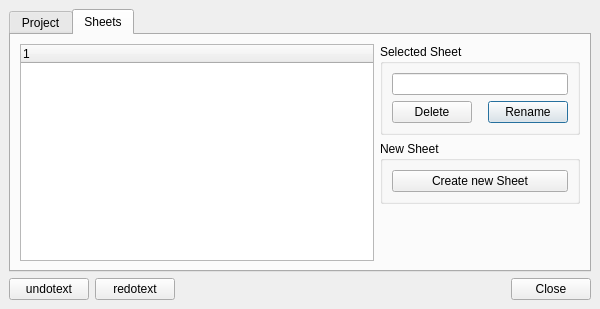
<ui version="4.0" >
 <class>ProjectManagerDialog</class>
 <widget class="QDialog" name="ProjectManagerDialog" >
  <property name="geometry" >
   <rect>
    <x>0</x>
    <y>0</y>
    <width>600</width>
    <height>309</height>
   </rect>
  </property>
  <property name="maximumSize" >
   <size>
    <width>600</width>
    <height>500</height>
   </size>
  </property>
  <property name="windowTitle" >
   <string>Dialog</string>
  </property>
  <layout class="QVBoxLayout" >
   <property name="margin" >
    <number>9</number>
   </property>
   <property name="spacing" >
    <number>6</number>
   </property>
   <item>
    <widget class="QTabWidget" name="tabWidget" >
     <property name="currentIndex" >
      <number>1</number>
     </property>
     <widget class="QWidget" name="tab_4" >
      <attribute name="title" >
       <string>Project</string>
      </attribute>
     </widget>
     <widget class="QWidget" name="tab" >
      <attribute name="title" >
       <string>Sheets</string>
      </attribute>
      <layout class="QHBoxLayout" >
       <property name="margin" >
        <number>9</number>
       </property>
       <property name="spacing" >
        <number>6</number>
       </property>
       <item>
        <widget class="QTreeWidget" name="treeSheetWidget" >
         <property name="sizePolicy" >
          <sizepolicy>
           <hsizetype>7</hsizetype>
           <vsizetype>7</vsizetype>
           <horstretch>10</horstretch>
           <verstretch>5</verstretch>
          </sizepolicy>
         </property>
         <property name="minimumSize" >
          <size>
           <width>250</width>
           <height>120</height>
          </size>
         </property>
        </widget>
       </item>
       <item>
        <layout class="QVBoxLayout" >
         <property name="margin" >
          <number>0</number>
         </property>
         <property name="spacing" >
          <number>6</number>
         </property>
         <item>
          <widget class="QGroupBox" name="groupBox_4" >
           <property name="title" >
            <string>Selected Sheet</string>
           </property>
           <layout class="QVBoxLayout" >
            <property name="margin" >
             <number>9</number>
            </property>
            <property name="spacing" >
             <number>6</number>
            </property>
            <item>
             <widget class="QLineEdit" name="selectedSheetName" >
              <property name="minimumSize" >
               <size>
                <width>0</width>
                <height>0</height>
               </size>
              </property>
             </widget>
            </item>
            <item>
             <layout class="QHBoxLayout" >
              <property name="margin" >
               <number>0</number>
              </property>
              <property name="spacing" >
               <number>6</number>
              </property>
              <item>
               <widget class="QPushButton" name="deleteSheetButton" >
                <property name="text" >
                 <string>Delete</string>
                </property>
                <property name="autoDefault" >
                 <bool>false</bool>
                </property>
               </widget>
              </item>
              <item>
               <spacer>
                <property name="orientation" >
                 <enum>Qt::Horizontal</enum>
                </property>
                <property name="sizeType" >
                 <enum>QSizePolicy::Minimum</enum>
                </property>
                <property name="sizeHint" >
                 <size>
                  <width>10</width>
                  <height>20</height>
                 </size>
                </property>
               </spacer>
              </item>
              <item>
               <widget class="QPushButton" name="renameSheetButton" >
                <property name="text" >
                 <string>Rename</string>
                </property>
               </widget>
              </item>
             </layout>
            </item>
           </layout>
          </widget>
         </item>
         <item>
          <widget class="QGroupBox" name="groupBox_2" >
           <property name="title" >
            <string>New Sheet</string>
           </property>
           <layout class="QHBoxLayout" >
            <property name="margin" >
             <number>9</number>
            </property>
            <property name="spacing" >
             <number>6</number>
            </property>
            <item>
             <layout class="QHBoxLayout" >
              <property name="margin" >
               <number>0</number>
              </property>
              <property name="spacing" >
               <number>6</number>
              </property>
              <item>
               <widget class="QPushButton" name="createSheetButton" >
                <property name="text" >
                 <string>Create new Sheet</string>
                </property>
               </widget>
              </item>
             </layout>
            </item>
           </layout>
          </widget>
         </item>
         <item>
          <spacer>
           <property name="orientation" >
            <enum>Qt::Vertical</enum>
           </property>
           <property name="sizeHint" >
            <size>
             <width>20</width>
             <height>40</height>
            </size>
           </property>
          </spacer>
         </item>
        </layout>
       </item>
      </layout>
     </widget>
    </widget>
   </item>
   <item>
    <layout class="QHBoxLayout" >
     <property name="margin" >
      <number>0</number>
     </property>
     <property name="spacing" >
      <number>6</number>
     </property>
     <item>
      <layout class="QHBoxLayout" >
       <property name="margin" >
        <number>0</number>
       </property>
       <property name="spacing" >
        <number>6</number>
       </property>
       <item>
        <widget class="QPushButton" name="undoPushButton" >
         <property name="maximumSize" >
          <size>
           <width>16777215</width>
           <height>22</height>
          </size>
         </property>
         <property name="text" >
          <string>undotext</string>
         </property>
        </widget>
       </item>
       <item>
        <widget class="QPushButton" name="redoPushButton" >
         <property name="maximumSize" >
          <size>
           <width>16777215</width>
           <height>22</height>
          </size>
         </property>
         <property name="text" >
          <string>redotext</string>
         </property>
        </widget>
       </item>
      </layout>
     </item>
     <item>
      <widget class="QDialogButtonBox" name="buttonBox" >
       <property name="orientation" >
        <enum>Qt::Horizontal</enum>
       </property>
       <property name="standardButtons" >
        <set>QDialogButtonBox::Close</set>
       </property>
      </widget>
     </item>
    </layout>
   </item>
  </layout>
 </widget>
 <resources/>
 <connections>
  <connection>
   <sender>buttonBox</sender>
   <signal>clicked(QAbstractButton*)</signal>
   <receiver>ProjectManagerDialog</receiver>
   <slot>accept()</slot>
   <hints>
    <hint type="sourcelabel" >
     <x>520</x>
     <y>424</y>
    </hint>
    <hint type="destinationlabel" >
     <x>526</x>
     <y>327</y>
    </hint>
   </hints>
  </connection>
  <connection>
   <sender>selectedSheetName</sender>
   <signal>returnPressed()</signal>
   <receiver>renameSheetButton</receiver>
   <slot>animateClick()</slot>
   <hints>
    <hint type="sourcelabel" >
     <x>484</x>
     <y>114</y>
    </hint>
    <hint type="destinationlabel" >
     <x>497</x>
     <y>148</y>
    </hint>
   </hints>
  </connection>
 </connections>
</ui>
